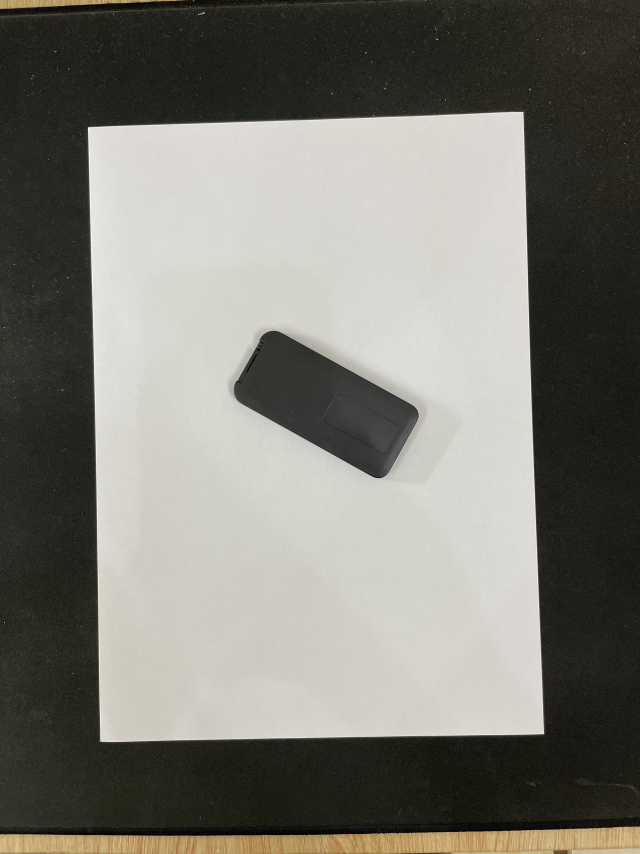
#> input picture test_images/test1.jpg, 1920 x 2560 px (shown at 1/3 size)
$ python -i ultilities.py   (imports and definitions only)
#> lines starting #> are read from the running program, lines starting #| are printed output that depends on the picture; after the words box and inside, x2 and y2 are one past the last pixel; in counts of white or black regions, pixels touching at a corner belong together
#> further down, picture is the input picture: shape (2560, 1920, 3); mean B, G, R 114.4, 122.1, 123.4
from blend_modes import divide
import cv2
import numpy as np
from math import atan2, cos, sin, sqrt, pi
import numpy as np


# [51 lines left out: functions de_shadow, biggest_contour, not called in this run]

# quan trong nhat
def get_contours(
    bgr_image,
    canny_threshold=(100, 200),
    min_area=500,
    shadow_free=False,
    show_canny=False,
    draw_cont=False,
):
    # preprocess img
#> called with canny_threshold = (100, 200), min_area = 500, shadow_free = False, show_canny = False, draw_cont = False
    if shadow_free:
        no_shadow_img = de_shadow(bgr_image)
        gray_img = cv2.cvtColor(no_shadow_img, cv2.COLOR_BGR2GRAY)
    else:
        gray_img = cv2.cvtColor(bgr_image, cv2.COLOR_BGR2GRAY)
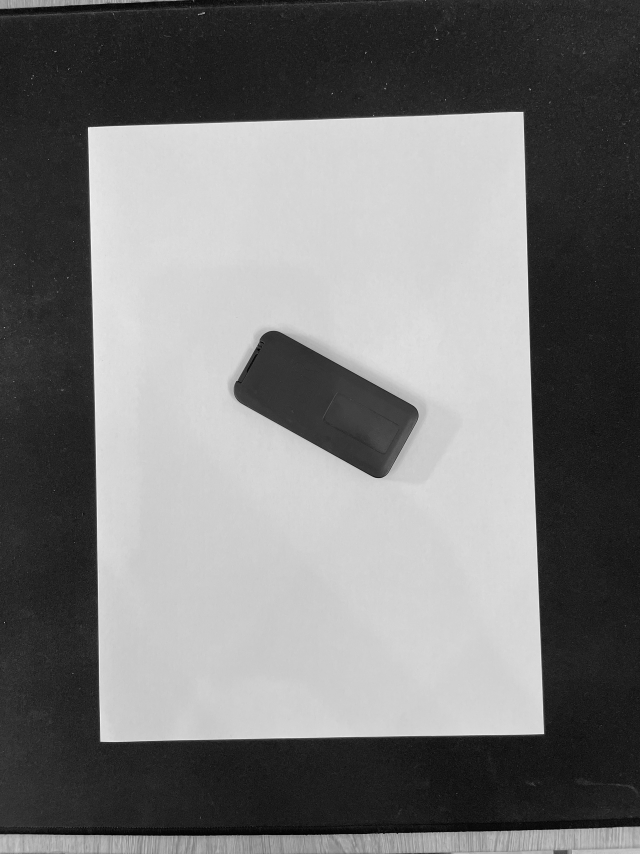
#> gray_img: shape (2560, 1920) (shown at 1/3 size); min 0, max 255, mean 121.6
    blur_img = cv2.GaussianBlur(gray_img, (5, 5), 1)
    # find edges and more preprocess
    canny_img = cv2.Canny(blur_img, canny_threshold[0], canny_threshold[1])
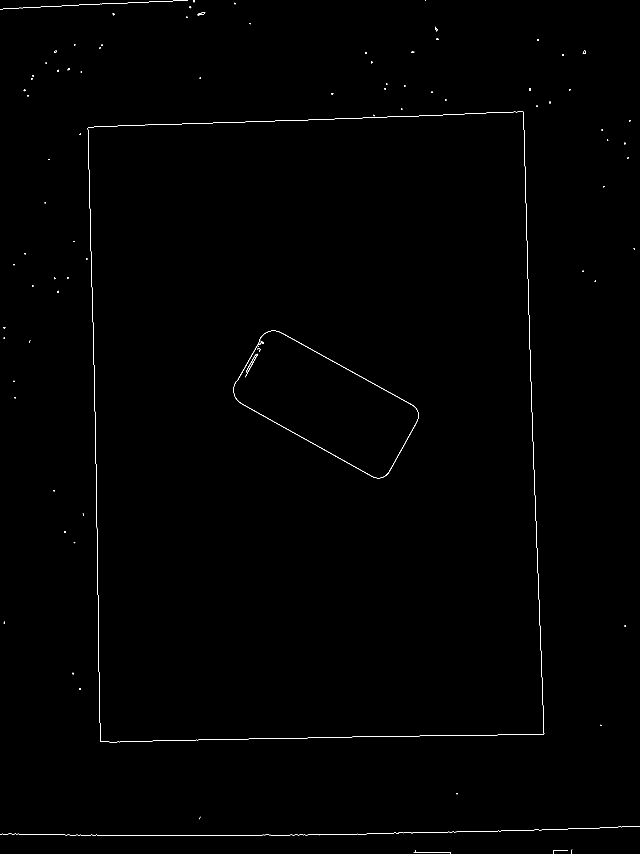
#> canny_img: shape (2560, 1920) (shown at 1/3 size); 0.25% white in thin lines or dots
    kernel = np.ones((5, 5))
    dilate_img = cv2.dilate(canny_img, kernel, iterations=3)
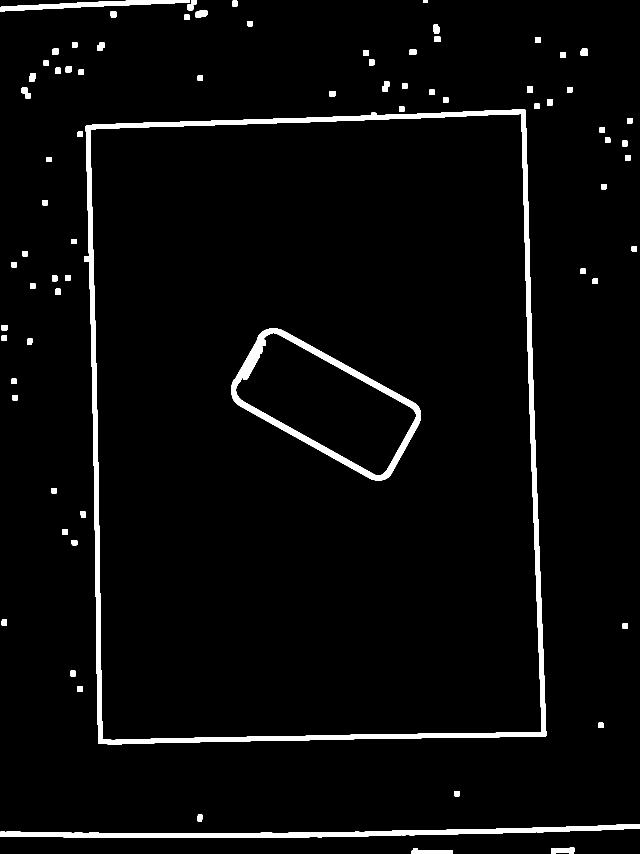
#> dilate_img: shape (2560, 1920) (shown at 1/3 size); 3.4% white; 76 white regions, largest, box (x1, y1, x2, y2) and area: (253, 329, 1639, 2233) 85000, (695, 986, 1262, 1441) 27607, (0, 2473, 1920, 2514) 26252
    erode_img = cv2.erode(dilate_img, kernel, iterations=2)
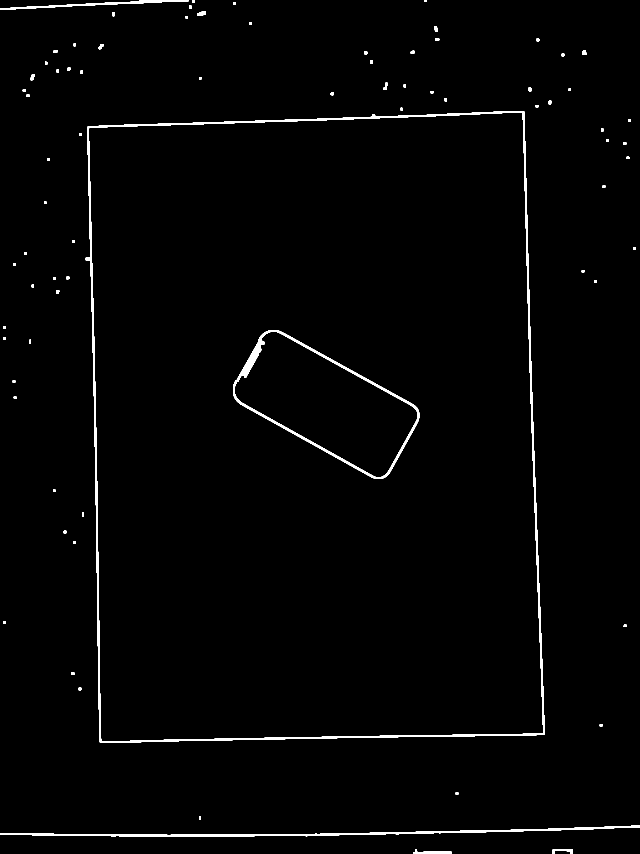
#> erode_img: shape (2560, 1920) (shown at 1/3 size); 1.3% white; 78 white regions
    if show_canny:
        cv2.imshow(
            "Cany edge dectection",
            cv2.resize(erode_img, None, fx=0.35, fy=0.35, interpolation=cv2.INTER_AREA),
        )
    # this function returns 3 output: modified img, contours, hierarchy
    contours, _ = cv2.findContours(
        erode_img, cv2.RETR_EXTERNAL, cv2.CHAIN_APPROX_SIMPLE
    )
#> contours = 77 contours; largest, box (x1, y1, x2, y2) and area: (257, 333, 1635, 2229) 2452390, (0, 2477, 1920, 2510) 8536, (0, 0, 566, 30) 2622, (1239, 2548, 1355, 2560) 466, (1658, 2547, 1719, 2560) 322
    final_contours = []
    for cont in contours:
        # area is a float
        area = cv2.contourArea(cont)
        if area > min_area:
            peri = cv2.arcLength(cont, closed=True)
            # approx_corners has 4 elements for 4 corners of the rect
            approx_corners = cv2.approxPolyDP(cont, 0.02 * peri, closed=True)
            rotated_rect = cv2.minAreaRect(cont)
            # bbox has 4 elements for 4 corners
            bbox = np.int0(cv2.boxPoints(rotated_rect))
            # when found 4 corners, write down data in the list

            final_contours.append((area, approx_corners, bbox, cont))
#> this loop made 77 passes
#> (area, peri, approx_corners, rotated_rect, bbox) on passes 3, 39, 77: (8536, 3890.7, [[1919, 2477], [0, 2504]], ((959.6, 2497.7), (1919.2, 19.67), -0.668), [[0, 2518], [0, 2499], [1918, 2476], [1919, 2496]]), (2452389.5, 6472.8, [[1571, 333], [262, 380], [299, 2226], [1634, 2203]], ((939.7, 1285.6), (1336.1, 1876.2), -1.63), [[298, 2242], [245, 366], [1580, 328], [1634, 2204]]), (2622.5, 1160.5, [[565, 0], [0, 29]], ((282.4, 11.32), (565.7, 9.96), -2.7), [[0, 29], [0, 19], [564, -6], [565, 2]])
#> area on passes 1, 2, 4, 5, 6, 7: 466, 321.5, 48, 48, 51, 48.5
#> after the loop, final_contours = 3 items
    # sorting the highest val first
    final_contours = sorted(final_contours, key=lambda x: x[0], reverse=True)
    if draw_cont:
        for cont in final_contours:
            cv2.drawContours(bgr_image, cont[1], -1, (0, 0, 255), 7)
    return final_contours


# [25 lines left out: functions reorder_corner_points, warp_image, not called in this run]

# fix it for the tube
def calculate_distance(pts1, pst2):
    return ((pst2[0] - pts1[0]) ** 2 + (pst2[1] - pts1[1]) ** 2) ** 0.5

# [65 lines left out: functions drawAxis, getOrientation, not called in this run]

>>> import cv2
>>> picture = cv2.imread('test_images/test1.jpg')
>>> result = get_contours(picture)
#> result = 3 items

$ run again, on test_images/test2.jpg
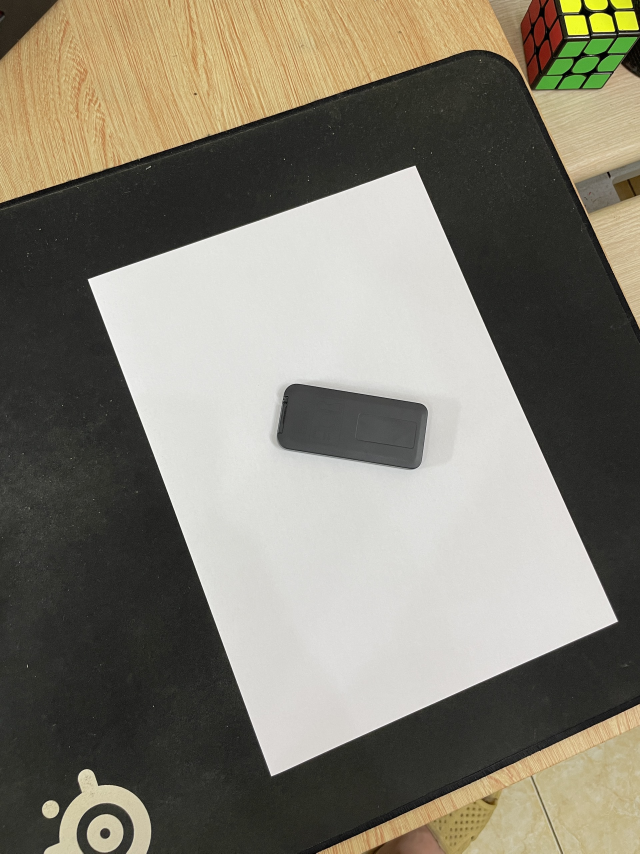
#> input picture test_images/test2.jpg, 1920 x 2560 px (shown at 1/3 size)
#> picture is the input picture: shape (2560, 1920, 3); mean B, G, R 113.8, 127.1, 131.8
#> in get_contours, `canny_img = cv2.Canny(blur_img, canny_threshold[0], canny_threshold[1])`:
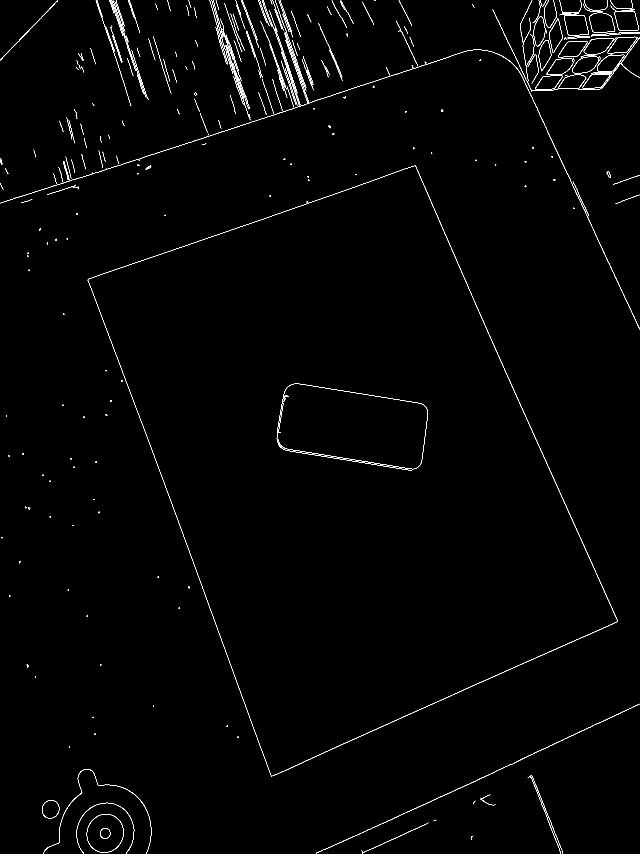
#> canny_img: shape (2560, 1920) (shown at 1/3 size); 0.73% white in thin lines or dots
#> dilate_img: shape (2560, 1920); 8.8% white; 126 white regions, largest, box (x1, y1, x2, y2) and area: (0, 0, 1920, 995) 182362, (257, 491, 1860, 2335) 88081, (824, 1145, 1290, 1417) 20926
#> in get_contours, `erode_img = cv2.erode(dilate_img, kernel, iterations=2)`:
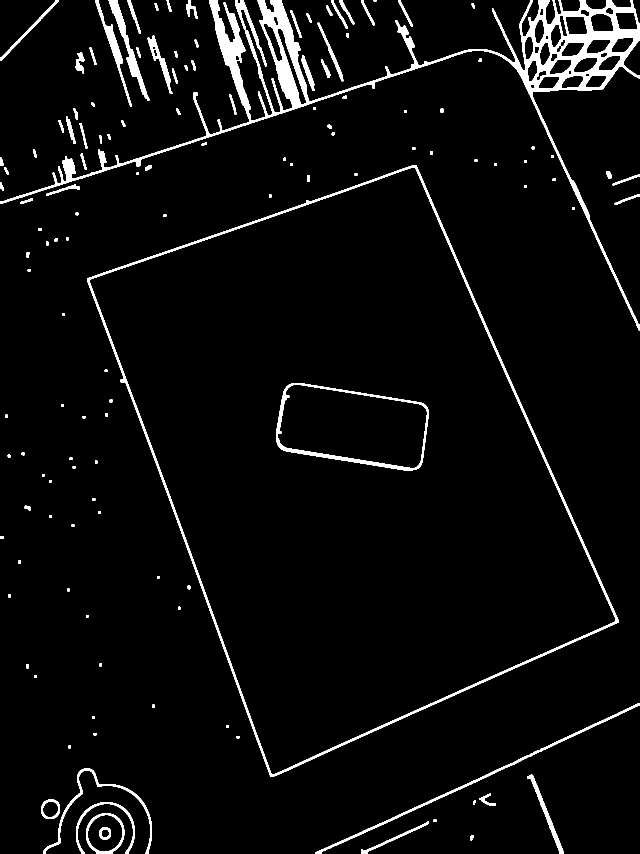
#> erode_img: shape (2560, 1920) (shown at 1/3 size); 4.1% white; 133 white regions
#> contours = 131 contours; largest, box (x1, y1, x2, y2) and area: (261, 495, 1856, 2331) 1685795, (0, 0, 1920, 991) 136786, (258, 2440, 373, 2560) 10956, (947, 2109, 1920, 2560) 6020, (326, 0, 448, 302) 5278
#> the loop in get_contours, `for cont in contours:` made 131 passes
#> (area, peri, approx_corners, rotated_rect, bbox) on passes 2, 9: (1287, 499.2, [[1286, 2465], [1083, 2548], [1084, 2559]], ((1186, 2514.3), (222.6, 17.08), -22.64), [[1086, 2565], [1079, 2549], [1285, 2463], [1291, 2479]]), (2654.5, 579.6, [[1589, 2325], [1677, 2559], [1690, 2559]], ((1637.9, 2442.7), (19.45, 254.9), -23.11), [[1679, 2563], [1578, 2329], [1596, 2321], [1696, 2556]])
#> after the loop in get_contours, `for cont in contours:`: final_contours = 23 items
